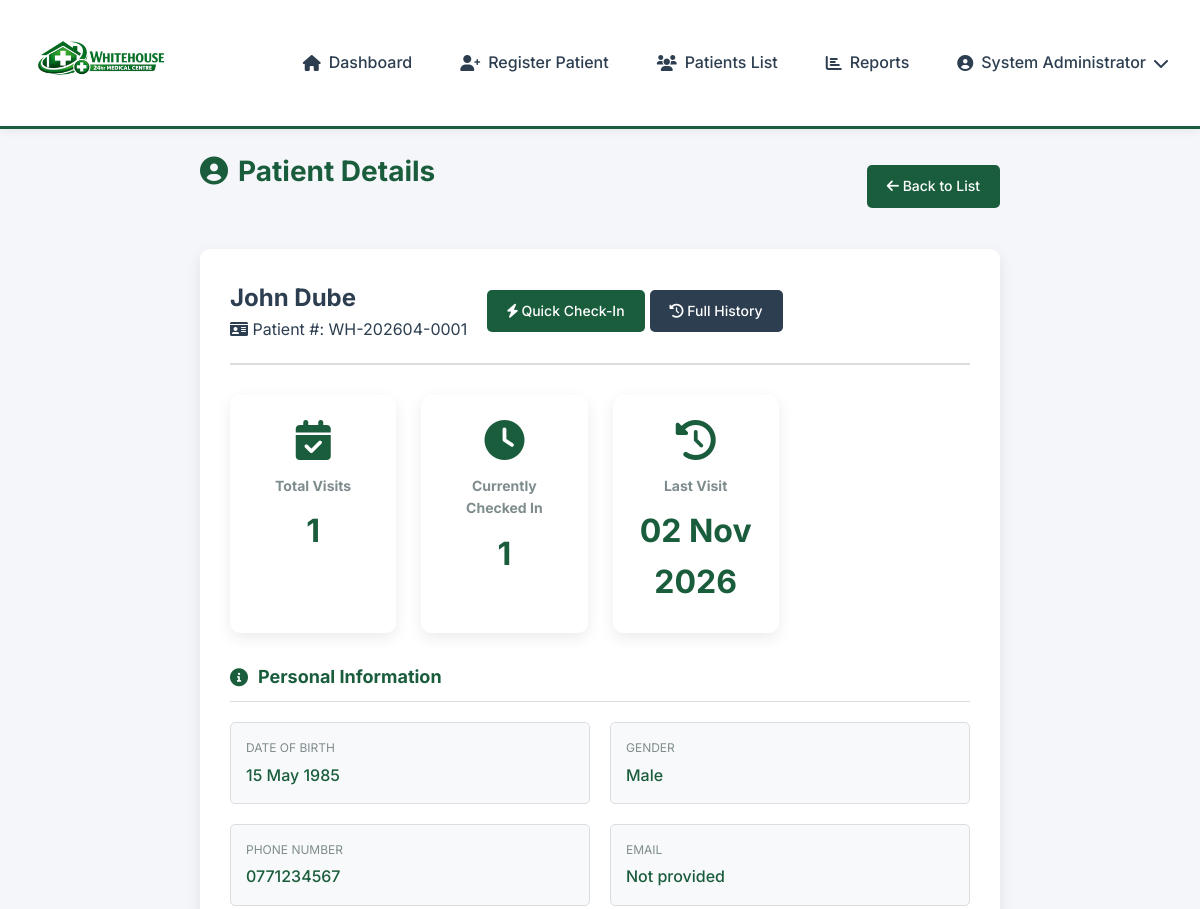
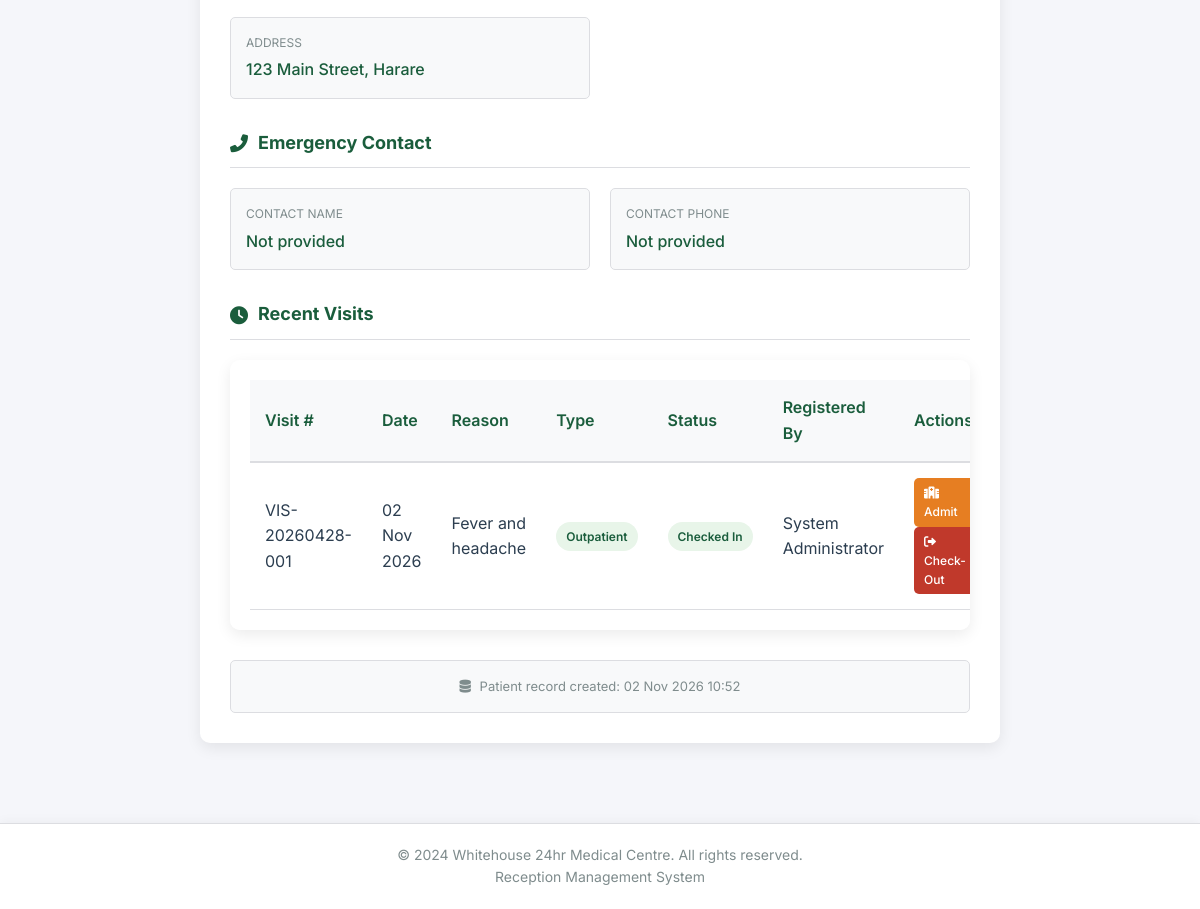
Page /pages/patient-details.php?id=1 (signed in) on the committed database (2 pictures, top to bottom).
### tables this page shows
CREATE TABLE patients (
    patient_id INT PRIMARY KEY AUTO_INCREMENT,
    patient_number VARCHAR(20) UNIQUE NOT NULL,
    first_name VARCHAR(50) NOT NULL,
    last_name VARCHAR(50) NOT NULL,
    date_of_birth DATE NOT NULL,
    gender ENUM('Male', 'Female', 'Other') NOT NULL,
    phone VARCHAR(15),
    email VARCHAR(100),
    address TEXT,
    emergency_contact_name VARCHAR(100),
    emergency_contact_phone VARCHAR(15),
    created_at TIMESTAMP DEFAULT CURRENT_TIMESTAMP
);

CREATE TABLE visits (
    visit_id INT PRIMARY KEY AUTO_INCREMENT,
    patient_id INT NOT NULL,
    visit_number VARCHAR(20) UNIQUE NOT NULL,
    check_in_date DATE NOT NULL,
    check_in_time TIME NOT NULL,
    visit_reason TEXT,
    status ENUM('checked_in', 'checked_out') DEFAULT 'checked_in',
    check_out_date DATE NULL,
    check_out_time TIME NULL,
    check_out_notes TEXT,
    registered_by INT,
    checked_out_by INT,
    created_at TIMESTAMP DEFAULT CURRENT_TIMESTAMP,
    FOREIGN KEY (patient_id) REFERENCES patients(patient_id) ON DELETE CASCADE,
    FOREIGN KEY (registered_by) REFERENCES users(user_id),
    FOREIGN KEY (checked_out_by) REFERENCES users(user_id)
);

CREATE TABLE users (
    user_id INT PRIMARY KEY AUTO_INCREMENT,
    username VARCHAR(50) UNIQUE NOT NULL,
    password VARCHAR(255) NOT NULL,
    full_name VARCHAR(100) NOT NULL,
    role ENUM('admin', 'receptionist') DEFAULT 'receptionist',
    is_active BOOLEAN DEFAULT TRUE,
    created_at TIMESTAMP DEFAULT CURRENT_TIMESTAMP,
    last_login TIMESTAMP NULL
);

### includes/functions.php (called while the page is built, shortened)
<?php
function getPatientById($db, $patient_id) {
    $query = "SELECT * FROM patients WHERE patient_id = :patient_id";
    $stmt = $db->prepare($query);
    $stmt->bindParam(':patient_id', $patient_id);
    $stmt->execute();
    return $stmt->fetch(PDO::FETCH_ASSOC);
}
?>

### pages/patient-details.php (the view, shortened to what this page needs)
<?php
require_once '../includes/functions.php';
$database = new Database();
$db = $database->getConnection();
$patient_id = $_GET['id'] ?? 0;
$patient = getPatientById($db, $patient_id);
$stats_query = "SELECT COUNT(*) as total_visits,
                SUM(CASE WHEN status = 'checked_in' THEN 1 ELSE 0 END) as active_visits,
                MAX(check_in_date) as last_visit_date
                FROM visits WHERE patient_id = :patient_id";
$stmt = $db->prepare($stats_query);
$stmt->bindParam(':patient_id', $patient_id);
$stmt->execute();
$stats = $stmt->fetch(PDO::FETCH_ASSOC);
$visits_query = "SELECT v.*, u.full_name as registered_by_name,
                (SELECT COUNT(*) FROM inpatient_admissions WHERE visit_id = v.visit_id) as is_inpatient
                FROM visits v
                LEFT JOIN users u ON v.registered_by = u.user_id
                WHERE v.patient_id = :patient_id
                ORDER BY v.check_in_date DESC, v.check_in_time DESC
                LIMIT 5";
$stmt = $db->prepare($visits_query);
$stmt->bindParam(':patient_id', $patient_id);
$stmt->execute();
$recent_visits = $stmt->fetchAll(PDO::FETCH_ASSOC);
include '../includes/header.php';
?>
<div class="container">
    <div class="profile-container">
        <div class="page-header">
            <h1 class="dashboard-title"><i class="fas fa-user-circle"></i> Patient Details</h1>
            <a href="patients-list.php" class="btn btn-primary"><i class="fas fa-arrow-left"></i> Back to List</a>
        </div>
        <div class="profile-card">
            <div class="profile-header patient-header">
                <div class="profile-header-info">
                    <h2><?php echo htmlspecialchars($patient['first_name'] . ' ' . $patient['last_name']); ?></h2>
                    <p><i class="fas fa-id-card"></i> Patient #: <?php echo $patient['patient_number']; ?></p>
                </div>
                <div class="action-buttons">
                    <a href="register-patient.php?quick=<?php echo $patient_id; ?>" class="btn btn-success"><i class="fas fa-bolt"></i> Quick Check-In</a>
                    <a href="patient-history.php?id=<?php echo $patient_id; ?>" class="btn btn-info"><i class="fas fa-history"></i> Full History</a>
                </div>
            </div>
            <div class="stats-cards">
                <div class="report-card"><i class="fas fa-calendar-check"></i><h4>Total Visits</h4><div class="number"><?php echo $stats['total_visits'] ?? 0; ?></div></div>
                <div class="report-card"><i class="fas fa-clock"></i><h4>Currently Checked In</h4><div class="number"><?php echo $stats['active_visits'] ?? 0; ?></div></div>
                <div class="report-card"><i class="fas fa-history"></i><h4>Last Visit</h4><div class="number"><?php echo $stats['last_visit_date'] ? date('d M Y', strtotime($stats['last_visit_date'])) : 'Never'; ?></div></div>
            </div>
            <div class="profile-section">
                <h3><i class="fas fa-info-circle"></i> Personal Information</h3>
                <div class="info-grid">
                    <div class="info-item"><label>Date of Birth</label><div class="value"><?php echo date('d F Y', strtotime($patient['date_of_birth'])); ?></div></div>
                    <div class="info-item"><label>Gender</label><div class="value"><?php echo $patient['gender']; ?></div></div>
                    <div class="info-item"><label>Phone Number</label><div class="value"><?php echo $patient['phone'] ?? 'Not provided'; ?></div></div>
                    <div class="info-item"><label>Email</label><div class="value"><?php echo $patient['email'] ?? 'Not provided'; ?></div></div>
                    <div class="info-item full-width"><label>Address</label><div class="value"><?php echo $patient['address'] ?? 'Not provided'; ?></div></div>
                </div>
            </div>
            <div class="profile-section">
                <h3><i class="fas fa-phone-alt"></i> Emergency Contact</h3>
                <div class="info-grid">
                    <div class="info-item"><label>Contact Name</label><div class="value"><?php echo $patient['emergency_contact_name'] ?? 'Not provided'; ?></div></div>
                    <div class="info-item"><label>Contact Phone</label><div class="value"><?php echo $patient['emergency_contact_phone'] ?? 'Not provided'; ?></div></div>
                </div>
            </div>
            <div class="profile-section">
                <h3><i class="fas fa-clock"></i> Recent Visits</h3>
                <?php if(empty($recent_visits)): ?>
                    <div class="empty-message"><i class="fas fa-calendar-times"></i><p>No previous visits found</p></div>
                <?php else: ?>
                    <div class="table-container">
                        <table>
                            <thead><tr><th>Visit #</th><th>Date</th><th>Reason</th><th>Type</th><th>Status</th><th>Registered By</th><th>Actions</th></tr></thead>
                            <tbody>
                                <?php foreach($recent_visits as $visit): ?>
                                <tr>
                                    <td><?php echo $visit['visit_number']; ?></td>
                                    <td><?php echo date('d M Y', strtotime($visit['check_in_date'])); ?></td>
                                    <td><?php echo htmlspecialchars(substr($visit['visit_reason'], 0, 50)); ?></td>
                                    <td><?php echo ($visit['is_inpatient'] > 0) ? '<span class="status-badge status-admitted">Inpatient</span>' : '<span class="status-badge status-outpatient">Outpatient</span>'; ?></td>
                                    <td><span class="status-badge <?php echo $visit['status'] == 'checked_in' ? 'status-checked-in' : 'status-checked-out'; ?>"><?php echo $visit['status'] == 'checked_in' ? 'Checked In' : 'Checked Out'; ?></span></td>
                                    <td><?php echo $visit['registered_by_name'] ?? 'System'; ?></td>
                                    <td>
                                        <?php if($visit['status'] == 'checked_in'): ?>
                                            <?php if($visit['is_inpatient'] == 0): ?>
                                                <a href="admit-patient.php" class="btn btn-small btn-warning"><i class="fas fa-hospital"></i> Admit</a>
                                            <?php endif; ?>
                                            <a href="discharge-patient.php?visit_id=<?php echo $visit['visit_id']; ?>" class="btn btn-small btn-danger"><i class="fas fa-sign-out-alt"></i> Check-Out</a>
                                        <?php endif; ?>
                                    </td>
                                </tr>
                                <?php endforeach; ?>
                            </tbody>
                        </table>
                    </div>
                <?php endif; ?>
            </div>
            <div class="info-item system-info"><i class="fas fa-database"></i> Patient record created: <?php echo date('d M Y H:i', strtotime($patient['created_at'])); ?></div>
        </div>
    </div>
</div>
<?php include '../includes/footer.php'; ?>

### rows in the picture
patients: first_name+last_name "John Dube", patient_number "WH-202604-0001", date_of_birth "15 May 1985", gender "Male", phone "0771234567", email "Not provided", address "123 Main Street, Harare", emergency_contact_name "Not provided", emergency_contact_phone "Not provided", created_at "02 Nov 2026 10:52"
visits: visit_number "VIS-20260428-001", check_in_date "02 Nov 2026", visit_reason "Fever and headache", status "Checked In", registered_by.full_name "System Administrator"

### other values in the picture
$_SESSION['full_name'] "System Administrator"
$stats['total_visits'] "1"
$stats['active_visits'] "1"
date('d M Y', strtotime($stats['last_visit_date'])) "02 Nov 2026"
